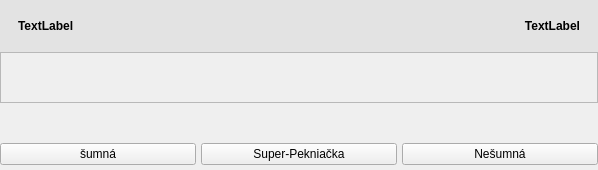
<?xml version="1.0" encoding="UTF-8"?>
<ui version="4.0">
 <class>Form</class>
 <widget class="QWidget" name="Form">
  <property name="geometry">
   <rect>
    <x>0</x>
    <y>0</y>
    <width>598</width>
    <height>170</height>
   </rect>
  </property>
  <property name="windowTitle">
   <string>Form</string>
  </property>
  <property name="styleSheet">
   <string notr="true"/>
  </property>
  <layout class="QGridLayout" name="gridLayout">
   <property name="leftMargin">
    <number>0</number>
   </property>
   <property name="topMargin">
    <number>0</number>
   </property>
   <property name="rightMargin">
    <number>0</number>
   </property>
   <property name="bottomMargin">
    <number>0</number>
   </property>
   <property name="verticalSpacing">
    <number>0</number>
   </property>
   <item row="2" column="0">
    <layout class="QHBoxLayout" name="thumbList">
     <property name="spacing">
      <number>5</number>
     </property>
     <property name="topMargin">
      <number>10</number>
     </property>
     <property name="bottomMargin">
      <number>10</number>
     </property>
     <item>
      <spacer name="horizontalSpacer">
       <property name="orientation">
        <enum>Qt::Horizontal</enum>
       </property>
       <property name="sizeHint" stdset="0">
        <size>
         <width>40</width>
         <height>20</height>
        </size>
       </property>
      </spacer>
     </item>
    </layout>
   </item>
   <item row="1" column="0">
    <widget class="QFrame" name="photosFrame">
     <property name="frameShape">
      <enum>QFrame::StyledPanel</enum>
     </property>
     <property name="frameShadow">
      <enum>QFrame::Raised</enum>
     </property>
     <layout class="QGridLayout" name="gridLayout_2">
      <property name="leftMargin">
       <number>0</number>
      </property>
      <property name="topMargin">
       <number>0</number>
      </property>
      <property name="rightMargin">
       <number>0</number>
      </property>
      <property name="bottomMargin">
       <number>0</number>
      </property>
      <property name="spacing">
       <number>0</number>
      </property>
     </layout>
    </widget>
   </item>
   <item row="3" column="0">
    <layout class="QHBoxLayout" name="horizontalLayout">
     <property name="spacing">
      <number>5</number>
     </property>
     <property name="topMargin">
      <number>0</number>
     </property>
     <property name="bottomMargin">
      <number>5</number>
     </property>
     <item>
      <widget class="QPushButton" name="pushButton">
       <property name="text">
        <string>šumná</string>
       </property>
       <property name="checkable">
        <bool>true</bool>
       </property>
       <property name="autoExclusive">
        <bool>true</bool>
       </property>
      </widget>
     </item>
     <item>
      <widget class="QPushButton" name="pushButton_3">
       <property name="text">
        <string>Super-Pekniačka</string>
       </property>
       <property name="checkable">
        <bool>true</bool>
       </property>
       <property name="autoExclusive">
        <bool>true</bool>
       </property>
      </widget>
     </item>
     <item>
      <widget class="QPushButton" name="pushButton_2">
       <property name="text">
        <string>Nešumná</string>
       </property>
       <property name="checkable">
        <bool>true</bool>
       </property>
       <property name="autoExclusive">
        <bool>true</bool>
       </property>
      </widget>
     </item>
    </layout>
   </item>
   <item row="0" column="0">
    <layout class="QHBoxLayout" name="horizontalLayout_2">
     <property name="spacing">
      <number>0</number>
     </property>
     <item>
      <widget class="QLabel" name="nameLabel">
       <property name="font">
        <font>
         <weight>75</weight>
         <bold>true</bold>
        </font>
       </property>
       <property name="styleSheet">
        <string notr="true">background:#e3e3e3;padding:15px</string>
       </property>
       <property name="text">
        <string>TextLabel</string>
       </property>
      </widget>
     </item>
     <item>
      <widget class="QLabel" name="distanceLabel">
       <property name="font">
        <font>
         <weight>75</weight>
         <bold>true</bold>
        </font>
       </property>
       <property name="styleSheet">
        <string notr="true">background:#e3e3e3;padding:15px</string>
       </property>
       <property name="text">
        <string>TextLabel</string>
       </property>
       <property name="alignment">
        <set>Qt::AlignRight|Qt::AlignTrailing|Qt::AlignVCenter</set>
       </property>
      </widget>
     </item>
    </layout>
   </item>
  </layout>
 </widget>
 <resources/>
 <connections>
  <connection>
   <sender>pushButton</sender>
   <signal>clicked(bool)</signal>
   <receiver>Form</receiver>
   <slot>like()</slot>
   <hints>
    <hint type="sourcelabel">
     <x>183</x>
     <y>556</y>
    </hint>
    <hint type="destinationlabel">
     <x>199</x>
     <y>1019</y>
    </hint>
   </hints>
  </connection>
  <connection>
   <sender>pushButton_3</sender>
   <signal>clicked(bool)</signal>
   <receiver>Form</receiver>
   <slot>star(bool)</slot>
   <hints>
    <hint type="sourcelabel">
     <x>428</x>
     <y>542</y>
    </hint>
    <hint type="destinationlabel">
     <x>509</x>
     <y>957</y>
    </hint>
   </hints>
  </connection>
  <connection>
   <sender>pushButton_2</sender>
   <signal>clicked(bool)</signal>
   <receiver>Form</receiver>
   <slot>dislike()</slot>
   <hints>
    <hint type="sourcelabel">
     <x>732</x>
     <y>563</y>
    </hint>
    <hint type="destinationlabel">
     <x>706</x>
     <y>941</y>
    </hint>
   </hints>
  </connection>
 </connections>
 <slots>
  <slot>like(bool)</slot>
  <slot>dislike(bool)</slot>
  <slot>star(bool)</slot>
 </slots>
</ui>
